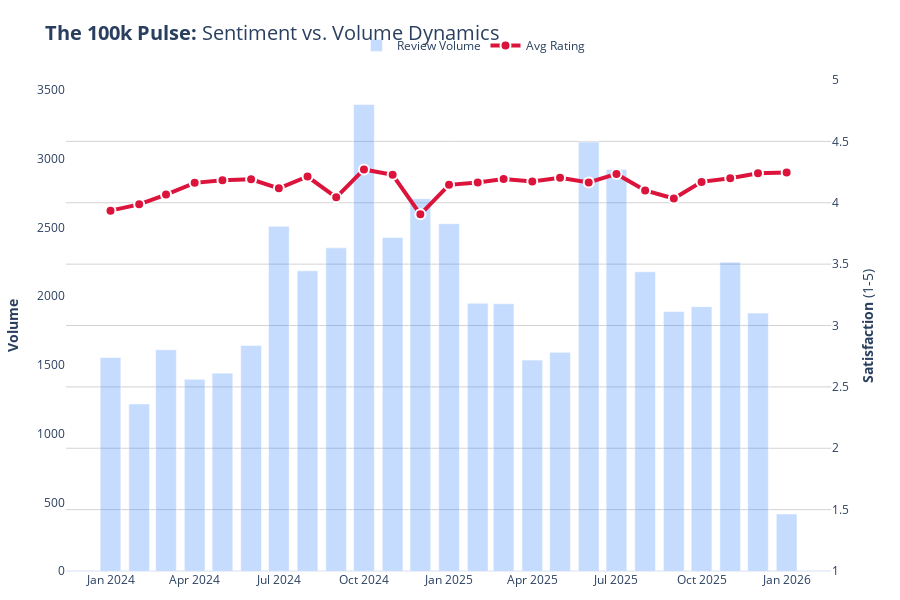

The notebook cell saved with this chart:
### Markdown cell above
## 2. Temporal Trend Analysis
Customer satisfaction trends over time with volume dynamics.

### Code cell
# !pip install plotly 
import plotly.graph_objects as go
from plotly.subplots import make_subplots
import pandas as pd

# 1. Prepare Data
# Ensure date format
df['at'] = pd.to_datetime(df['at'])

# Aggregation: With 100k rows, grouping is essential for performance
monthly_data = df.groupby(df['at'].dt.to_period('M')).agg({
    'score': 'mean',
    'reviewId': 'count'
}).reset_index()

# Convert period back to timestamp for Plotly compatibility
monthly_data['at'] = monthly_data['at'].dt.to_timestamp()

# Filter for 2024 onwards
plot_data = monthly_data[monthly_data['at'] >= '2024-01-01']

# 2. Create Figure
fig = make_subplots(specs=[[{"secondary_y": True}]])

# Add Volume (Bars) - Light Blue to not distract
fig.add_trace(
    go.Bar(
        x=plot_data['at'],
        y=plot_data['reviewId'],
        name="Review Volume",
        marker_color='rgba(26, 118, 255, 0.25)',
        hovertemplate="<b>Date:</b> %{x|%b %Y}<br><b>Volume:</b> %{y:,.0f} reviews<extra></extra>"
    ),
    secondary_y=False,
)

# Add Sentiment (Line) - Crimson for impact
fig.add_trace(
    go.Scatter(
        x=plot_data['at'],
        y=plot_data['score'],
        name="Avg Rating",
        mode='lines+markers',
        marker=dict(size=10, color='crimson', line=dict(width=2, color='white')),
        line=dict(width=4, color='crimson'),
        hovertemplate="<b>Rating:</b> %{y:.2f} stars<extra></extra>"
    ),
    secondary_y=True,
)

# 3. Polish Layout
fig.update_layout(
    title_text="<b>The 100k Pulse:</b> Sentiment vs. Volume Dynamics",
    title_font_size=20,
    template="plotly_white",
    hovermode="x unified",
    legend=dict(orientation="h", y=1.1, x=0.5, xanchor="center"),
    height=600,
    margin=dict(l=20, r=20, t=80, b=20)
)

# Axis formatting
fig.update_yaxes(title_text="<b>Volume</b>", secondary_y=False, showgrid=False)
fig.update_yaxes(title_text="<b>Satisfaction</b> (1-5)", secondary_y=True, range=[1, 5], showgrid=True, gridcolor='lightgrey')
fig.update_xaxes(showgrid=False)

fig.show()

### Figure 1 — Plotly figure (JSON) as saved in the notebook; plotly's stock layout.template omitted (floating-point values rounded to 4 significant figures)
{"data": [{"hovertemplate": "<b>Date:</b> %{x|%b %Y}<br><b>Volume:</b> %{y:,.0f} reviews<extra></extra>", "marker": {"color": "rgba(26, 118, 255, 0.25)"}, "name": "Review Volume", "type": "bar", "x": ["2024-01-01T00:00:00", "2024-02-01T00:00:00", "2024-03-01T00:00:00", "2024-04-01T00:00:00", "2024-05-01T00:00:00", "2024-06-01T00:00:00", "2024-07-01T00:00:00", "2024-08-01T00:00:00", "2024-09-01T00:00:00", "2024-10-01T00:00:00", "2024-11-01T00:00:00", "2024-12-01T00:00:00", "2025-01-01T00:00:00", "2025-02-01T00:00:00", "2025-03-01T00:00:00", "2025-04-01T00:00:00", "2025-05-01T00:00:00", "2025-06-01T00:00:00", "2025-07-01T00:00:00", "2025-08-01T00:00:00", "2025-09-01T00:00:00", "2025-10-01T00:00:00", "2025-11-01T00:00:00", "2025-12-01T00:00:00", "2026-01-01T00:00:00"], "xaxis": "x", "y": [1554, 1216, 1610, 1395, 1440, 1642, 2509, 2185, 2352, 3395, 2427, 2710, 2528, 1949, 1945, 1535, 1592, 3123, 2923, 2178, 1889, 1924, 2248, 1877, 415], "yaxis": "y"}, {"hovertemplate": "<b>Rating:</b> %{y:.2f} stars<extra></extra>", "line": {"color": "crimson", "width": 4}, "marker": {"color": "crimson", "line": {"color": "white", "width": 2}, "size": 10}, "mode": "lines+markers", "name": "Avg Rating", "type": "scatter", "x": ["2024-01-01T00:00:00", "2024-02-01T00:00:00", "2024-03-01T00:00:00", "2024-04-01T00:00:00", "2024-05-01T00:00:00", "2024-06-01T00:00:00", "2024-07-01T00:00:00", "2024-08-01T00:00:00", "2024-09-01T00:00:00", "2024-10-01T00:00:00", "2024-11-01T00:00:00", "2024-12-01T00:00:00", "2025-01-01T00:00:00", "2025-02-01T00:00:00", "2025-03-01T00:00:00", "2025-04-01T00:00:00", "2025-05-01T00:00:00", "2025-06-01T00:00:00", "2025-07-01T00:00:00", "2025-08-01T00:00:00", "2025-09-01T00:00:00", "2025-10-01T00:00:00", "2025-11-01T00:00:00", "2025-12-01T00:00:00", "2026-01-01T00:00:00"], "xaxis": "x", "y": [3.936, 3.987, 4.066, 4.162, 4.183, 4.191, 4.118, 4.214, 4.044, 4.272, 4.228, 3.906, 4.146, 4.166, 4.194, 4.173, 4.203, 4.166, 4.235, 4.101, 4.034, 4.17, 4.2, 4.241, 4.246], "yaxis": "y2"}], "layout": {"height": 600, "hovermode": "x unified", "legend": {"orientation": "h", "x": 0.5, "xanchor": "center", "y": 1.1}, "margin": {"b": 20, "l": 20, "r": 20, "t": 80}, "title": {"font": {"size": 20}, "text": "<b>The 100k Pulse:</b> Sentiment vs. Volume Dynamics"}, "xaxis": {"anchor": "y", "domain": [0, 0.94], "showgrid": false}, "yaxis": {"anchor": "x", "domain": [0, 1], "showgrid": false, "title": {"text": "<b>Volume</b>"}}, "yaxis2": {"anchor": "x", "gridcolor": "lightgrey", "overlaying": "y", "range": [1, 5], "showgrid": true, "side": "right", "title": {"text": "<b>Satisfaction</b> (1-5)"}}}}
